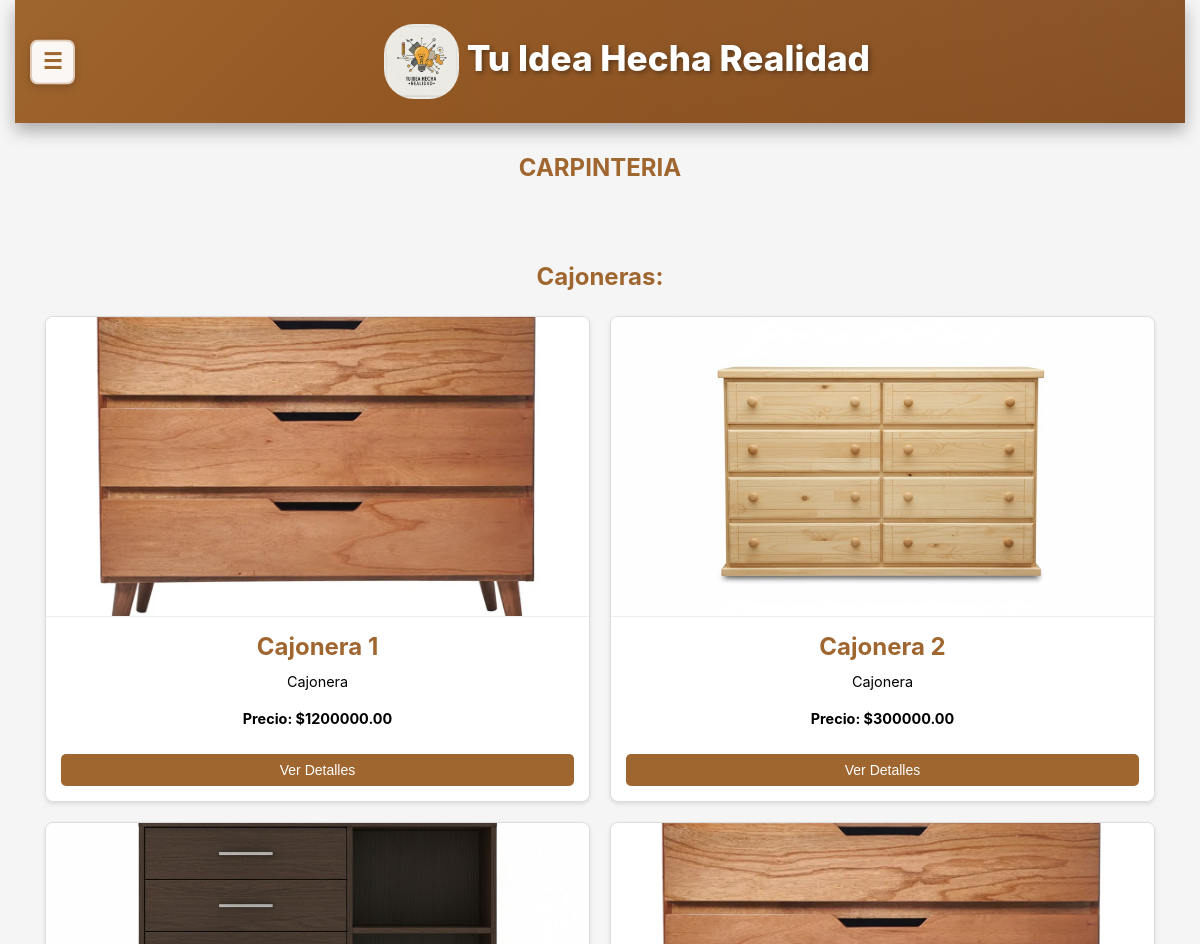
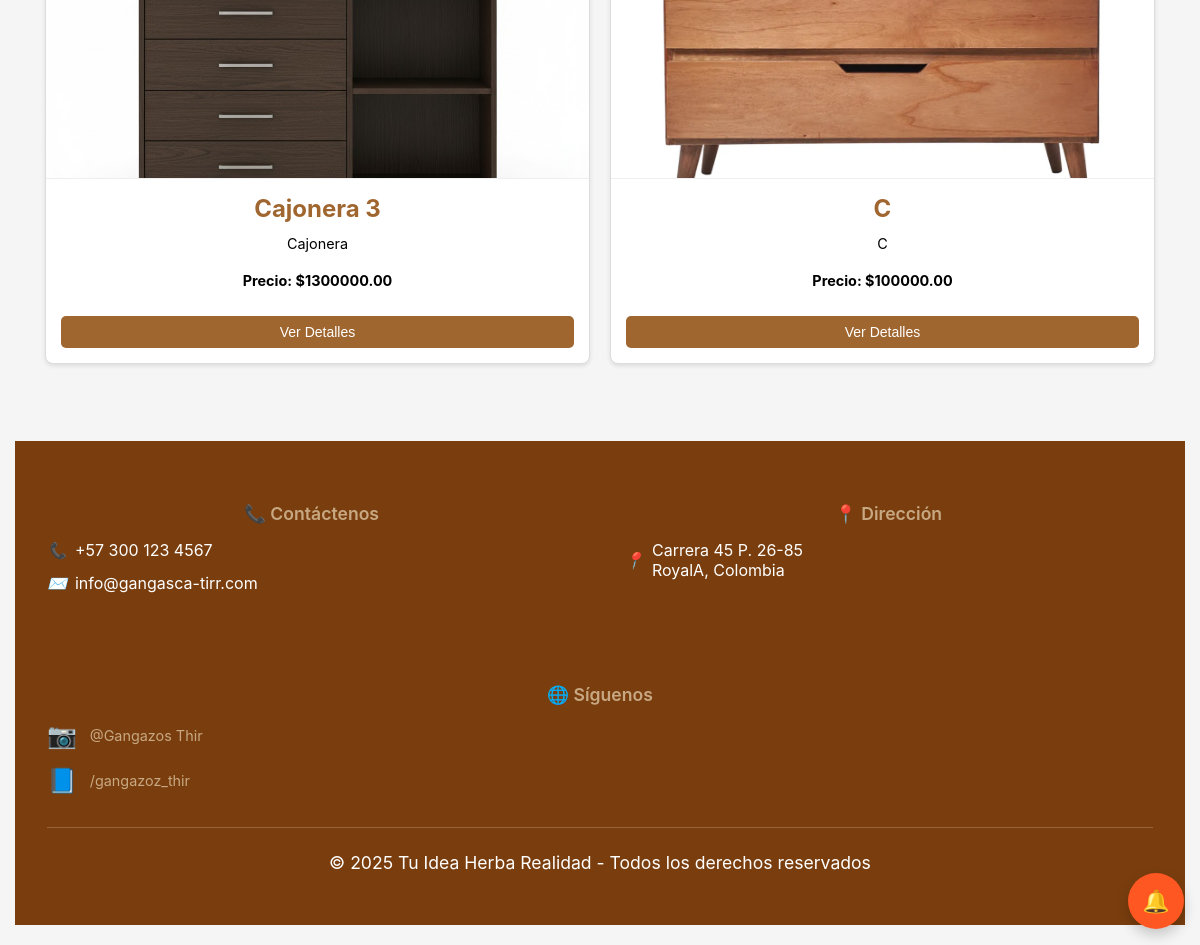
Page /metaleria/ on the committed database (2 pictures, top to bottom).
### core/models.py (models this page shows)
class Cajoneras(models.Model):
    nombre4 = models.CharField(max_length=100)
    descripcion4 = models.CharField(max_length=250, default='', blank=True,null=True)
    precio4 = models.DecimalField(max_digits=10, decimal_places=2)
    imagen4 = models.ImageField(upload_to='uploads/productos/')
    cantidad_disponible = models.IntegerField(default=0)
    is_active = models.BooleanField(default=True)

### Productos/views.py (the view)
# urls.py: path('metaleria/', views.metaleria, name='metaleria'),
def metaleria(request):
    usernameCliente = request.session.get('usernameCliente')
    usuario = None
    if usernameCliente:
        try:
            usuario = UserClientes.objects.get(usernameCliente=usernameCliente)
        except UserClientes.DoesNotExist:
            pass
    cajoneras = Cajoneras.objects.filter(is_active=True)
    context = {
        'cajoneras': cajoneras,
        'usuario': usuario
    }
    return render(request, "Productos/metaleria.html", context)

### core/context_processors.py (called while the page is built, shortened)
def idea_notifications(request):
    username_cliente = request.session.get('usernameCliente')
    username_empresa = request.session.get('usernameEmpresa')
    has_notif = False
    try:
        if username_cliente:
            has_notif = MensajeIdea.objects.filter(
                idea__autor=username_cliente,
                remitente_tipo='empresa',
                leido=False
            ).exists()
    except Exception as e:
        print(f"Error en idea_notifications: {str(e)}")
        has_notif = False
    return {
        'has_idea_notifications': has_notif
    }

### Productos/templates/Productos/metaleria.html (shortened to what this page needs)
<!DOCTYPE html>
<html lang="es">
<head>
    {% load static %}
    <link rel="stylesheet" href="{% static 'Productos/css/styles1.css' %}">
    <link rel="stylesheet" href="{% static 'core/css/responsive.css' %}">
</head>
<body>
<div class="main-content-wrapper">
  <header>
    <button class="sidebar-toggle" onclick="toggleSidebar()">☰</button>
    <h1 class="div" style="text-align: center;">
      <img src="{% static 'core/img/Gemini_Generated_Image_tzay6utzay6utzay.jfif' %}" alt="Logo" width="75" height="75">
      Tu Idea Hecha Realidad
    </h1>
  </header>
<section>
    <div>
        <h2>CARPINTERIA</h2>
        <section class="seccion-at">
            <div>
                <div>
                    <div>
                        <div>
                            <div>
                                <h3>Cajoneras:</h3>
                            </div>
                        </div>
                    </div>
                    <div class="contenedor-articulos" id="contenedorArticulos">
                        {% for cajonera in cajoneras %}
                        <div class="articulo">
                            {% if cajonera.imagen4 %}
                            <img src="{{ cajonera.imagen4.url }}" alt="{{ cajonera.nombre4 }}">
                            {% else %}
                            <img src="{% static 'Productos/img/Cajonera1.webp' %}" alt="{{ cajonera.nombre4 }}">
                            {% endif %}
                            <div class="contenido-articulo">
                                <h3>{{ cajonera.nombre4 }}</h3>
                                <p>{{ cajonera.descripcion4 }}</p>
                                <p><strong>Precio: ${{ cajonera.precio4 }}</strong></p>
                                <button class="btn-ver-detalles" onclick="mostrarDetalles('cajonera', {{ cajonera.id }}, '{{ cajonera.nombre4 }}', '{{ cajonera.descripcion4 }}', {{ cajonera.precio4 }}, '{% if cajonera.imagen4 %}{{ cajonera.imagen4.url }}{% else %}{% static 'Productos/img/Cajonera1.webp' %}{% endif %}')">Ver Detalles</button>
                            </div>
                        </div>
                        {% endfor %}
                    </div>
                </div>
            </div>
        </section>
    </div>
</section>
    <footer>
        <div class="footer-content">
            <div class="footer-section">
                <h3 class="footer-title">📞 Contáctenos</h3>
                <div class="footer-info">
                    <i>📞</i>
                    <span>+57 300 123 4567</span>
                </div>
                <div class="footer-info">
                    <i>✉️</i>
                    <span>info@gangasca-tirr.com</span>
                </div>
            </div>
            <div class="footer-section">
                <h3 class="footer-title">📍 Dirección</h3>
                <div class="footer-info">
                    <i>📍</i>
                    <span>Carrera 45 P. 26-85<br>RoyalA, Colombia</span>
                </div>
            </div>
            <div class="footer-section">
                <h3 class="footer-title">🌐 Síguenos</h3>
                <div class="footer-social">
                    <div class="social-container">
                        <a href="https://www.instagram.com/tu_idea_hecha_realidad?igsh=Y3ByM2lyZGcwNHVy" class="social-icon" aria-label="Instagram">
                            <span>📷</span>
                        </a>
                        <div class="social-username">@Gangazos Thir</div>
                    </div>
                    <div class="social-container">
                        <a href="https://www.facebook.com/share/1ACEVZbZHV/" class="social-icon" aria-label="Facebook">
                            <span>📘</span>
                        </a>
                        <div class="social-username">/gangazoz_thir</div>
                    </div>
                </div>
            </div>
        </div>
        <div class="footer-bottom">
            <p>© 2025 Tu Idea Herba Realidad - Todos los derechos reservados</p>
        </div>
    </footer>
</div>
{% include 'core/floating_buttons.html' %}
{% include 'core/modal_notificaciones.html' %}
</body>
</html>

### core/static/core/css/responsive.css (style rules this page uses)
.sidebar-toggle { display: none; position: absolute; top: 50%; left: 15px; transform: translateY(-50%); z-index: 10; background: rgba(255, 255, 255, 0.95); color: #A0662F; border: 2px solid rgba(160, 102, 47, 0.3); width: 45px; height: 45px; border-radius: 8px; cursor: pointer; box-shadow: 0 2px 8px rgba(0, 0, 0, 0.2); transition: all 0.3s ease; font-size: 22px; align-items: center; justify-content: center; font-weight: bold; }
@media screen and (max-width: 1366px) { html, body { overflow-x: hidden; max-width: 100vw; width: 100%; } }
@media screen and (max-width: 1366px) { .sidebar-toggle { display: flex; } }
@media screen and (max-width: 1366px) { .main-content-wrapper { margin-left: 0 !important; width: 100% !important; padding: 0 15px 20px 15px; box-sizing: border-box; overflow-x: hidden; max-width: 100vw; } }
@media screen and (max-width: 1366px) { header { margin: 0 !important; width: 100% !important; padding: 1.5rem 1rem 1.5rem 70px !important; box-sizing: border-box; position: relative; } }
@media screen and (max-width: 1366px) { footer { margin: 2rem 0 0 0 !important; width: 100% !important; padding: 2rem 2rem !important; box-sizing: border-box; } }
@media screen and (max-width: 1366px) { .contenedor-articulos { justify-content: center; padding: 15px 0; margin: 0 auto; max-width: 100%; } }
@media screen and (max-width: 1366px) { .main-content-wrapper > * { margin-left: auto; margin-right: auto; } }
@media screen and (min-width: 768px) and (max-width: 1366px) { .contenedor-articulos { grid-template-columns: repeat(2, 1fr); gap: 20px; max-width: 100%; } }
@media screen and (min-width: 768px) and (max-width: 1366px) { header h1 { font-size: 2.2rem; } }
@media screen and (min-width: 768px) and (max-width: 1366px) { .footer-content { flex-direction: row; flex-wrap: wrap; } }
@media screen and (min-width: 768px) and (max-width: 1366px) { .footer-section { flex: 1 1 45%; min-width: 200px; } }
@media screen and (max-width: 1366px) { body { overflow-x: hidden; } }
@media screen and (max-width: 1366px) { * { max-width: 100%; } }

### rows in the picture
Cajoneras: imagen4 (picture), nombre4 "Cajonera 1", descripcion4 "Cajonera", precio4 "1200000.00"
Cajoneras: imagen4 (picture), nombre4 "Cajonera 2", descripcion4 "Cajonera", precio4 "300000.00"
Cajoneras: imagen4 (picture), nombre4 "Cajonera 3", descripcion4 "Cajonera", precio4 "1300000.00"
Cajoneras: imagen4 (picture), nombre4 "C", descripcion4 "C", precio4 "100000.00"
